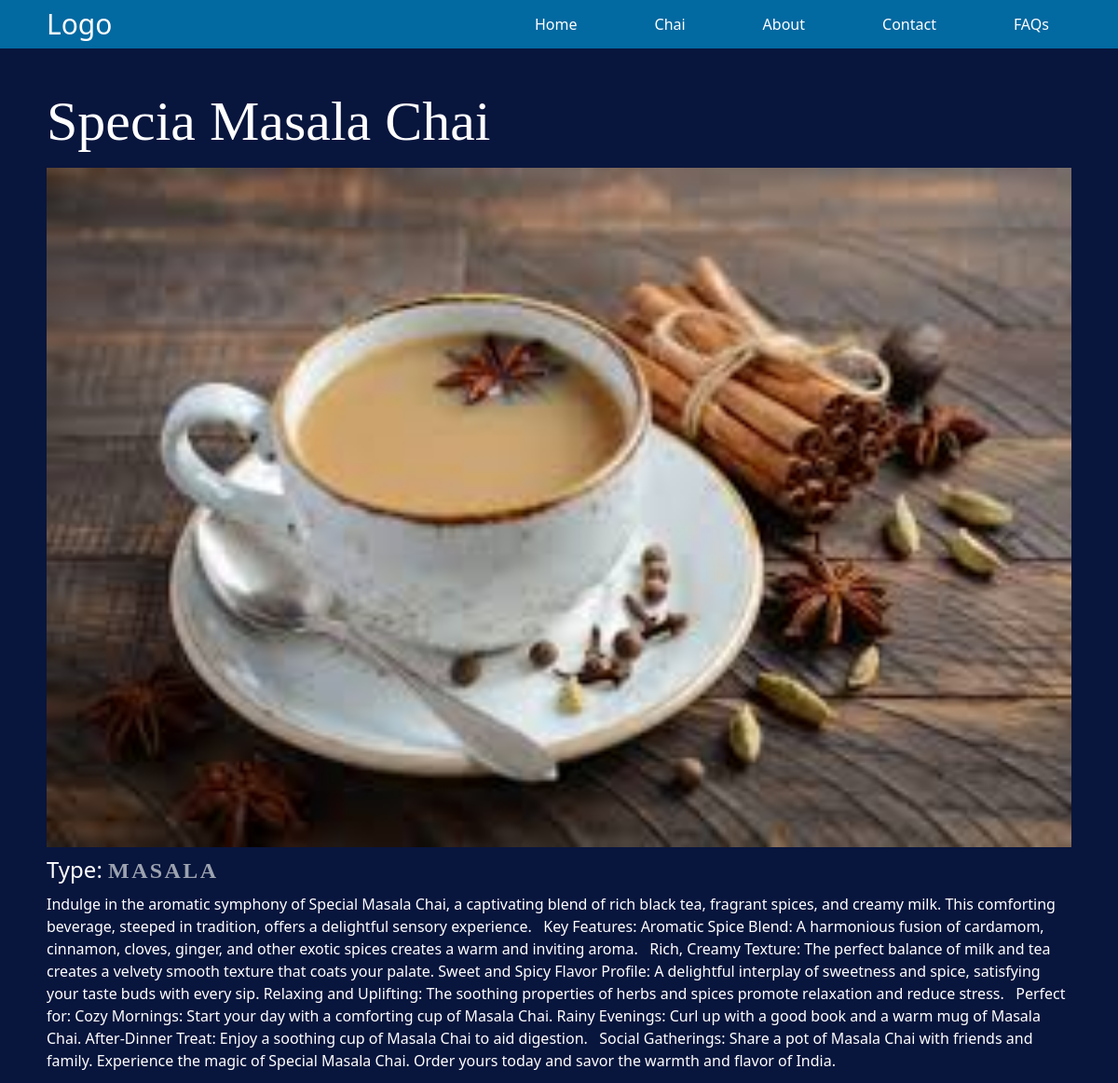
Page /chai/1/ on the committed database.
### chai/models.py (models this page shows, shortened)
class ChaiVarity(models.Model):
    CHAI_TYPE_CHOICE = [
        ("ML", "MASALA"),
        ("GR", "GINGER"),
        ("KI", "KIWI"),
        ("PL", "PLAIN"),
        ("EL", "ELACHI"),
    ]
    name = models.CharField(max_length=120)
    image = models.ImageField(upload_to="chais/")
    date_added = models.DateTimeField(default=timezone.now)
    chai_type = models.CharField(max_length=2, choices=CHAI_TYPE_CHOICE)
    description = models.TextField(default="")
    def get_type(self):
        for code, full_name in self.CHAI_TYPE_CHOICE:
            if self.chai_type == code:
                return full_name
        return "Unknown"

### chai/views.py (the view)
# urls.py: path("<int:chai_id>/", views.chai_details, name="chai_details"),
def chai_details(request, chai_id):
    chai = get_object_or_404(ChaiVarity, pk=chai_id)
    return render(request, "chai/chai_details.html", {"chai": chai})

### chai/templates/chai/chai_details.html (shortened to what this page needs)
{% extends 'layout.html' %}
{% block content %}
  <div class="w-full max-w-[1100px] mx-auto py-3 mt-7">
    <h1 class="text-6xl font-serif text-left py-2 mb-3">{{ chai.name }}</h1>
    <div class="w-full">
      <img src="{{ chai.image.url }}" class="w-full h-auto mx-auto max-h-[80vh] object-cover" />
    </div>
    <p class="text-2xl py-2">
      Type: <span class="font-semibold font-serif tracking-widest text-gray-400">{{ chai.get_type }}</span>
    </p>
    <div>{{ chai.description }}</div>
  </div>
{% endblock %}

### static/style.css (style rules this page uses)
body { background: #08153d; color: white; }
h1 { text-align: center; font-size: 2em; }

### rows in the picture
ChaiVarity: name "Specia Masala Chai", image (picture), get_type "MASALA", description "Indulge in the aromatic symphony of Special Masala Chai, a captivating blend of rich black tea, fragrant spices, and creamy milk. This comforting beverage, steeped in tradition, offers a delightful sensory experience. Key Features: Aromatic Spice Blend: A harmonious fusion of cardamom, cinnamon, cloves, ginger, and other exotic spices creates a warm and inviting aroma. Rich, Creamy Texture: The perfect balance of milk and tea creates a velvety smooth texture that coats your palate. Sweet and Spicy Flavor Profile: A delightful interplay of sweetness and spice, satisfying your taste buds with every sip. Relaxing and Uplifting: The soothing properties of herbs and spices promote relaxation and…"
